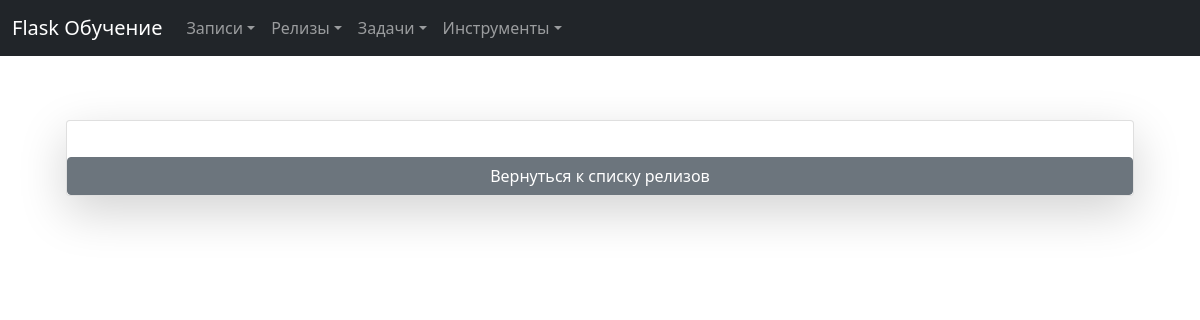
The app's page /release/25, older data.
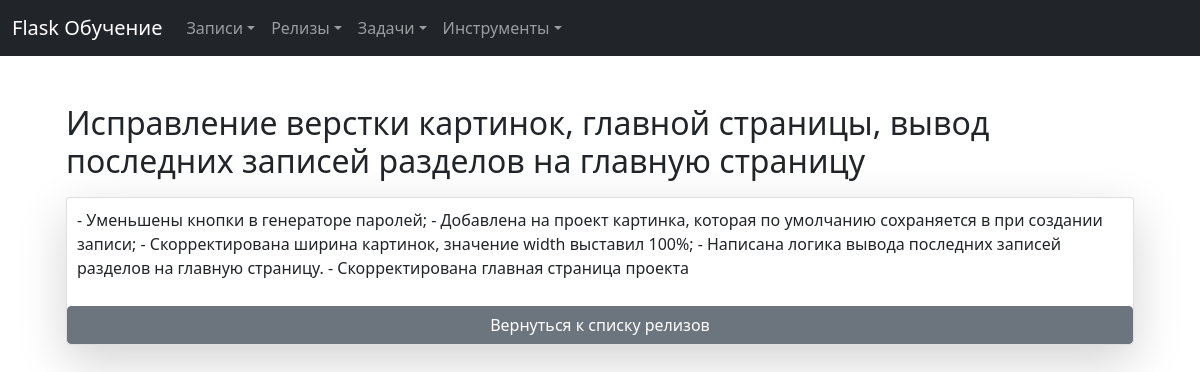
The same page, newer data.
### tables this page shows
CREATE TABLE "releases"
(
    id       INTEGER
        primary key autoincrement,
    datetime datetime default CURRENT_TIMESTAMP,
    title    TEXT               not null,
    content  TEXT               not null,
    version  REAL     default 1 not null
);

### app.py (the view)
@app.route("/release/<int:release_id>")
def get_release(release_id):
    conn = get_db_connection()
    release = conn.execute("SELECT * FROM releases WHERE id = ?", (release_id,)).fetchone()
    conn.close()
    return render_template("releases/release.html", release=release)

### app.py (called while the page is built)
def get_db_connection():
    conn = sqlite3.connect("database.db")
    conn.row_factory = sqlite3.Row
    return conn

### templates/releases/release.html (shortened to what this page needs)
{% extends 'base.html' %}
{% block content %}
<div class="container px-4 py-5" id="custom-cards">
    <h2 class="pb-2">{{ release.title }}</h2>
    <div class="col">
        <div class="card card-cover h-100 overflow-hidden text-bg-dark rounded-4 shadow-lg">
            <p>{{ release.content }}</p>
            <a class="btn btn-secondary" href="{{ url_for('releases') }}">Вернуться к списку релизов</a>
        </div>
    </div>
</div>
{% endblock %}

Row changes from the older to the newer data that the page shows:
added releases: title "Исправление верстки картинок, главной страницы, вывод последних записей разделов на главную страницу", content "- Уменьшены кнопки в генераторе паролей; - Добавлена на проект картинка, которая по умолчанию сохраняется в при создании записи; - Скорректирована ширина картинок, значение width выставил 100%; - Написана логика вывода последних записей разделов на главную страницу. - Скорректирована главная страница проекта"
